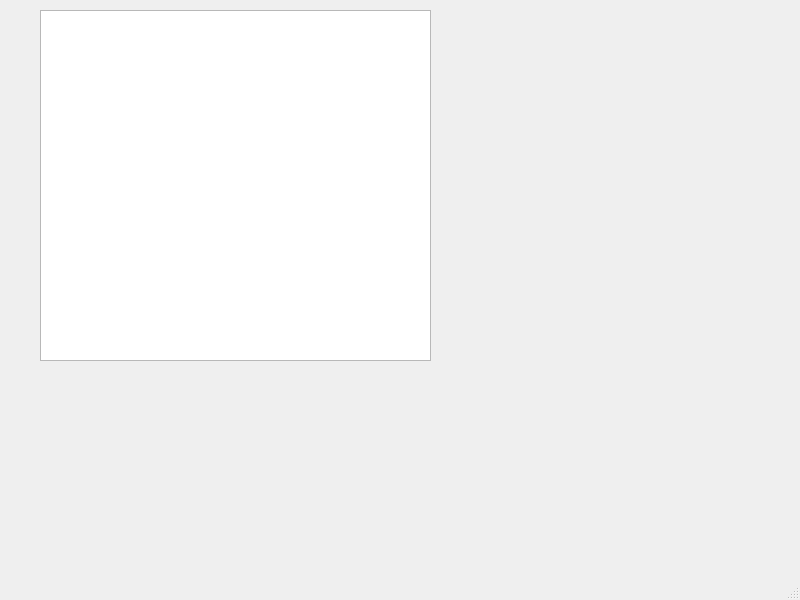
<?xml version="1.0" encoding="UTF-8"?>
<ui version="4.0">
 <class>MainWindow</class>
 <widget class="QMainWindow" name="MainWindow">
  <property name="geometry">
   <rect>
    <x>0</x>
    <y>0</y>
    <width>800</width>
    <height>600</height>
   </rect>
  </property>
  <property name="windowTitle">
   <string>MainWindow</string>
  </property>
  <widget class="QWidget" name="centralwidget">
   <widget class="QTableWidget" name="tableWidget">
    <property name="geometry">
     <rect>
      <x>40</x>
      <y>10</y>
      <width>391</width>
      <height>351</height>
     </rect>
    </property>
   </widget>
  </widget>
  <widget class="QMenuBar" name="menubar">
   <property name="geometry">
    <rect>
     <x>0</x>
     <y>0</y>
     <width>800</width>
     <height>37</height>
    </rect>
   </property>
  </widget>
  <widget class="QStatusBar" name="statusbar"/>
 </widget>
 <resources/>
 <connections/>
</ui>
